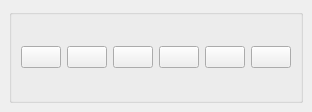
  <widget class="QDockWidget" name="dockWidget_dashBoard">
   <property name="sizePolicy">
    <sizepolicy hsizetype="Preferred" vsizetype="Preferred">
     <horstretch>0</horstretch>
     <verstretch>0</verstretch>
    </sizepolicy>
   </property>
   <property name="minimumSize">
    <size>
     <width>300</width>
     <height>112</height>
    </size>
   </property>
   <property name="maximumSize">
    <size>
     <width>524287</width>
     <height>130</height>
    </size>
   </property>
   <property name="styleSheet">
    <string notr="true"/>
   </property>
   <property name="windowTitle">
    <string>主控制面板</string>
   </property>
   <attribute name="dockWidgetArea">
    <number>1</number>
   </attribute>
   <widget class="QWidget" name="dockWidgetContents_8">
    <layout class="QVBoxLayout" name="verticalLayout_12">
     <item>
      <widget class="QGroupBox" name="groupBox_5">
       <property name="baseSize">
        <size>
         <width>0</width>
         <height>0</height>
        </size>
       </property>
       <property name="title">
        <string/>
       </property>
       <layout class="QHBoxLayout" name="horizontalLayout_5">
        <item>
         <widget class="QPushButton" name="pushButton_power">
          <property name="sizePolicy">
           <sizepolicy hsizetype="Minimum" vsizetype="Maximum">
            <horstretch>0</horstretch>
            <verstretch>0</verstretch>
           </sizepolicy>
          </property>
          <property name="styleSheet">
           <string notr="true"/>
          </property>
          <property name="text">
           <string/>
          </property>
          <property name="icon">
           <iconset theme="QIcon::ThemeIcon::SystemShutdown"/>
          </property>
          <property name="iconSize">
           <size>
            <width>20</width>
            <height>20</height>
           </size>
          </property>
          <property name="checkable">
           <bool>false</bool>
          </property>
         </widget>
        </item>
        <item>
         <widget class="QPushButton" name="pushButton_refreshCamera">
          <property name="text">
           <string/>
          </property>
          <property name="icon">
           <iconset theme="QIcon::ThemeIcon::SyncSynchronizing"/>
          </property>
          <property name="iconSize">
           <size>
            <width>20</width>
            <height>20</height>
           </size>
          </property>
         </widget>
        </item>
        <item>
         <widget class="QPushButton" name="pushButton_openCamera">
          <property name="styleSheet">
           <string notr="true"/>
          </property>
          <property name="text">
           <string/>
          </property>
          <property name="icon">
           <iconset theme="QIcon::ThemeIcon::MediaPlaybackStart"/>
          </property>
          <property name="iconSize">
           <size>
            <width>20</width>
            <height>20</height>
           </size>
          </property>
          <property name="checkable">
           <bool>false</bool>
          </property>
         </widget>
        </item>
        <item>
         <widget class="QPushButton" name="pushButton_start">
          <property name="styleSheet">
           <string notr="true"/>
          </property>
          <property name="text">
           <string/>
          </property>
          <property name="icon">
           <iconset theme="QIcon::ThemeIcon::SystemReboot"/>
          </property>
          <property name="iconSize">
           <size>
            <width>20</width>
            <height>20</height>
           </size>
          </property>
          <property name="checkable">
           <bool>false</bool>
          </property>
         </widget>
        </item>
        <item>
         <widget class="QPushButton" name="pushButton_dataToExcel">
          <property name="text">
           <string/>
          </property>
          <property name="icon">
           <iconset theme="QIcon::ThemeIcon::DocumentSave"/>
          </property>
          <property name="iconSize">
           <size>
            <width>20</width>
            <height>20</height>
           </size>
          </property>
         </widget>
        </item>
        <item>
         <widget class="QPushButton" name="pushButton_print">
          <property name="styleSheet">
           <string notr="true"/>
          </property>
          <property name="text">
           <string/>
          </property>
          <property name="icon">
           <iconset theme="QIcon::ThemeIcon::DocumentPrint"/>
          </property>
          <property name="iconSize">
           <size>
            <width>20</width>
            <height>20</height>
           </size>
          </property>
          <property name="checkable">
           <bool>false</bool>
          </property>
         </widget>
        </item>
       </layout>
      </widget>
     </item>
    </layout>
   </widget>
  </widget>
